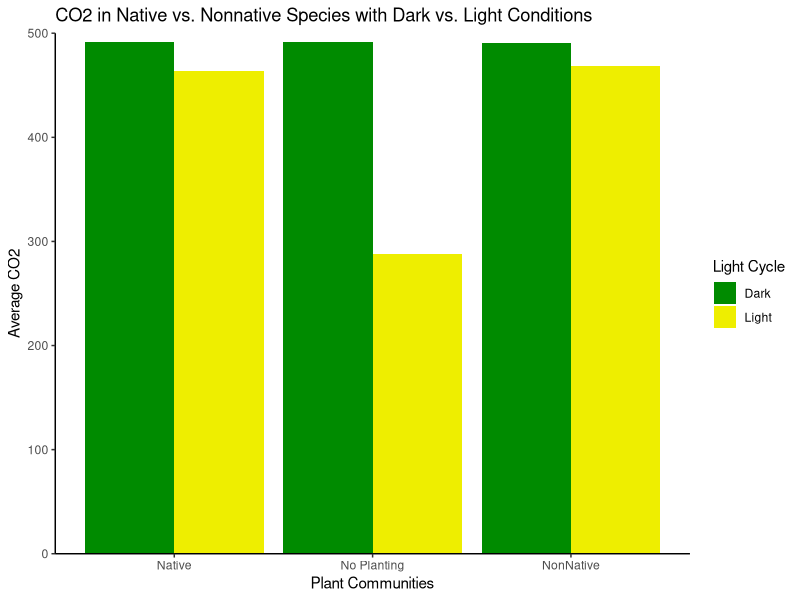
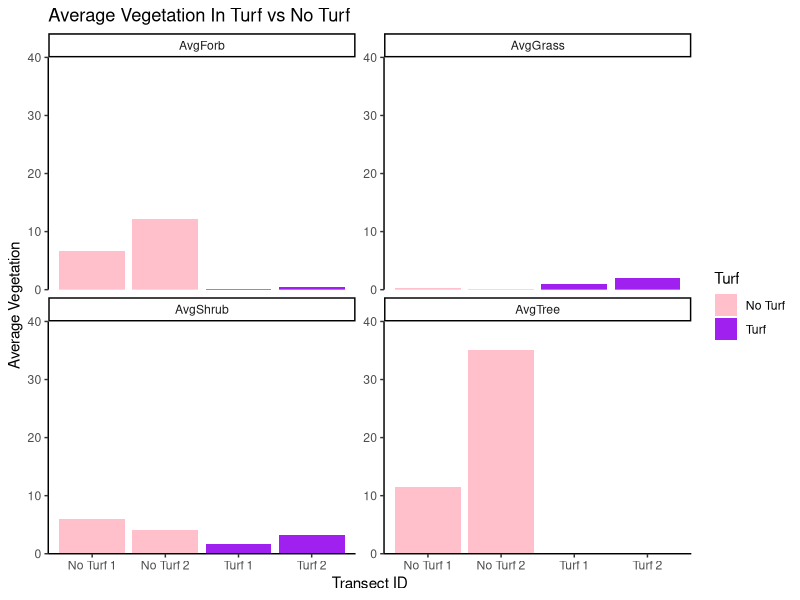

The R source for these figures, in order:
## ---- chunk 1
library(tidyr)
library(dplyr)
library(ggplot2)

## ---- chunk 2
carbonflux <-read.csv("CarbonFlux_Primary.csv")
vegheight <-read.csv("VegHeight_Primary.csv")

## ---- chunk 3
#take the average CO2 for the 240 second readings for Dark and Light cycles and group by native/non native
mean_cf <- carbonflux %>%
  group_by(Treatment,CycleType) %>%
  summarize(meannative = mean(CO2_ppm)) %>%
  rename(AvgCO2 = meannative)

#two-way anova
#cf_aov <-summary(aov(CO2_ppm ~ Treatment + CycleType, data = carbonflux))
#cf_aov <-summary(aov(AvgCO2 ~ Treatment + CycleType, data = mean_cf))
## ---- chunk 4
#take the average of tree, shrub, grass, and forb height data for Turf and No Turf and group by transect ID
mean_vh <- vegheight |>
  group_by(Transect_ID, Turf) |>
  summarize(AvgGrass = mean(Grass_Height_cm),
            AvgForb = mean(Forb_Height_cm),
            AvgShrub = mean(Shrub_Height_cm),
            AvgTree = mean(Tree_Height_cm))
## ---- chunk 5

## ---- chunk 6

#Grouped barplot
ggplot(mean_cf, aes(x=Treatment, y=AvgCO2, fill= CycleType)) + 
  geom_bar(stat = "identity", position = "dodge") +
  labs(title="CO2 in Native vs. Nonnative Species with Dark vs. Light Conditions",
        x ="Plant Communities", y = "Average CO2", fill = "Light Cycle")+
  scale_fill_manual(values=c("Green4", "Yellow2"))+
  theme_classic() + 
  scale_y_continuous(limit = c(0,500),expand = expansion(mult = 0, add = 0))
## ---- chunk 7

# Reshape the data into long format
mean_vh_long <- pivot_longer(mean_vh, cols = c(AvgGrass, AvgShrub, AvgForb, AvgTree), names_to = "Vegetation_Type", values_to = "Value")

# Plot
ggplot(mean_vh_long, aes(x = Transect_ID, y = Value, fill = Turf)) + 
  geom_col(position = "dodge") +
  # Separate panels for each vegetation type
  facet_wrap(~Vegetation_Type, scales = "free_y") +
  labs(title="Average Vegetation In Turf vs No Turf",
        x ="Transect ID", y = "Average Vegetation", fill = "Turf")+
  scale_fill_manual(values=c("Pink", "Purple"))+
  theme_classic() + 
  scale_y_continuous(limit = c(0,40),expand = expansion(mult = 0, add = 0))
## ---- chunk 8

